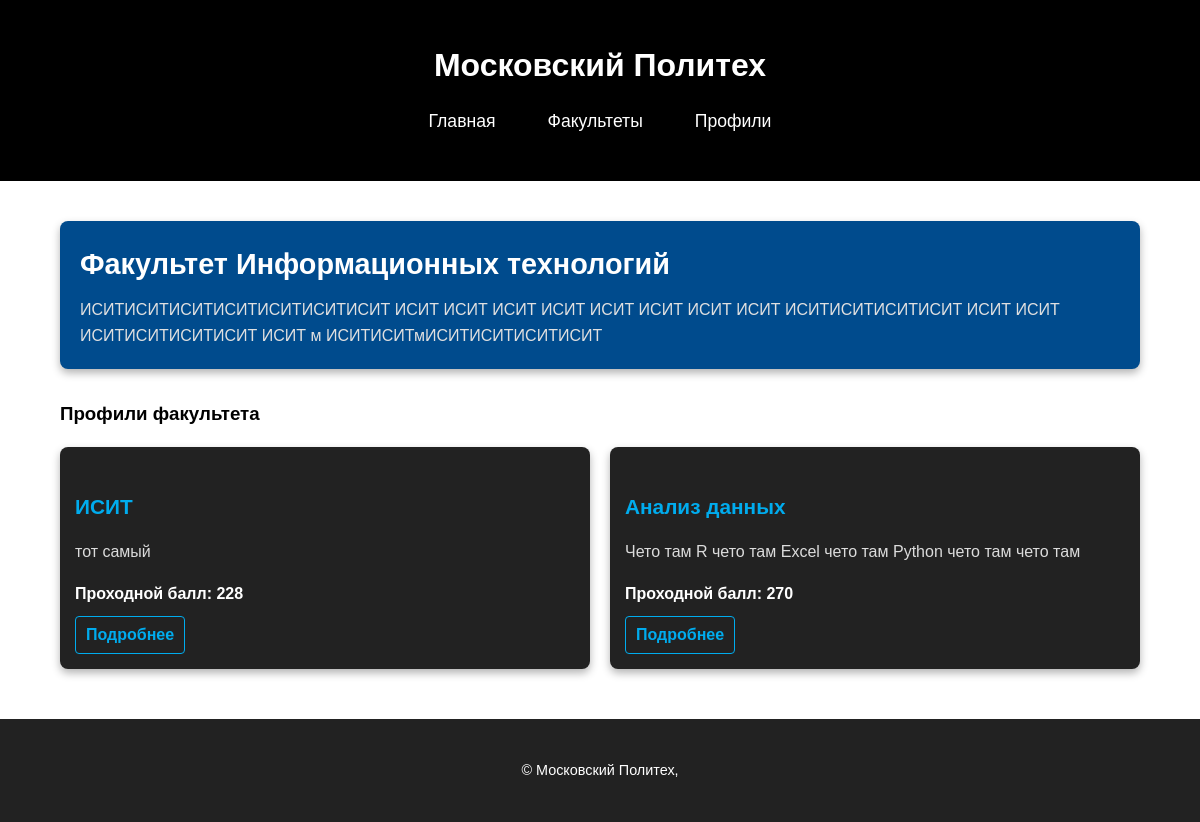
/profiles/faculties/1/, run on the app's committed database.
### profiles/models.py (models this page shows, shortened)
class Faculty(models.Model):
    name = models.CharField(max_length=255, unique=True)
    description = models.TextField()
    direction_type = models.ForeignKey(DirectionType, on_delete=models.CASCADE, related_name='faculties')

class Profile(models.Model):
    name = models.CharField(max_length=255)
    description = models.TextField()
    subjects = models.ManyToManyField(Subject, related_name='profiles')
    similar_profiles = models.ManyToManyField('self', blank=True, null=True, symmetrical=True)
    passing_score = models.PositiveIntegerField(default=0)
    faculty = models.ForeignKey(Faculty, on_delete=models.CASCADE, related_name='profiles')

### profiles/views.py (the view)
# urls.py: path('faculties/<int:faculty_id>/', views.faculty_detail, name='faculties'),
def faculty_detail(request, faculty_id):
    faculty = Faculty.objects.get(id=faculty_id)
    profiles = faculty.profiles.all()
    context = {
        'title': faculty.name,
        'faculty': faculty,
        'profiles': profiles,
    }
    return render(request, 'profiles/faculty.html', context)

### templates/profiles/faculty.html (shortened to what this page needs)
{% load static %}
<!DOCTYPE html>
<html lang="ru">
<head>
    <link rel="stylesheet" href="{% static 'faculty.css' %}">
</head>
<body>
    <header class="header">
        <div class="container">
            <h1 class="header__title">Московский Политех</h1>
            <nav class="header__nav">
                <a href="/" class="nav__link">Главная</a>
                <a href="/faculties/" class="nav__link">Факультеты</a>
                <a href="{% url 'profiles:profiles_list' %}" class="nav__link">Профили</a>
            </nav>
        </div>
    </header>
    <main class="main">
        <div class="container">
            <section class="faculty">
                <h2 class="faculty__name">{{ faculty.name }}</h2>
                <p class="faculty__description">{{ faculty.description }}</p>
            </section>
            <section class="faculty__profiles">
                <h3>Профили факультета</h3>
                <div class="profiles">
                    {% for profile in faculty.profiles.all %}
                    <div class="profile">
                        <h4 class="profile__name">{{ profile.name }}</h4>
                        <p class="profile__description">{{ profile.description }}</p>
                        <p class="profile__score">Проходной балл: {{ profile.passing_score }}</p>
                        <a href="/profiles/{{ profile.id }}/" class="profile__link">Подробнее</a>
                    </div>
                    {% endfor %}
                </div>
            </section>
        </div>
    </main>
    <footer class="footer">
        <div class="container">
            <p class="footer__text">© Московский Политех, {{ year }}</p>
        </div>
    </footer>
</body>
</html>

### static/faculty.css (style rules this page uses)
body { font-family: Arial, sans-serif; color: #000; background-color: #fff; margin: 0; padding: 0; line-height: 1.6; }
.container { width: 90%; max-width: 1200px; margin: 0 auto; padding: 20px; }
.header { background-color: #000; padding: 20px 0; }
.header__title { margin: 0; font-size: 2rem; text-align: center; color: #fff; }
.header__nav { display: flex; justify-content: center; margin-top: 10px; }
.nav__link { color: #fff; text-decoration: none; font-size: 1.1rem; margin: 0 15px; padding: 5px 10px; border: 1px solid transparent; transition: border-color 0.3s ease, background-color 0.3s ease; }
.main { margin-top: 20px; }
.faculty { background-color: #004b8d; padding: 20px; border-radius: 8px; box-shadow: 0 4px 8px rgba(0, 0, 0, 0.3); }
.faculty__name { font-size: 1.8rem; margin: 0 0 10px; color: #fff; }
.faculty__description { font-size: 1rem; color: #e0e0e0; margin: 0; }
.faculty__profiles { margin-top: 30px; }
.profiles { display: grid; grid-template-columns: repeat(auto-fit, minmax(300px, 1fr)); gap: 20px; }
.profile { background-color: #222; padding: 15px; border-radius: 8px; box-shadow: 0 4px 8px rgba(0, 0, 0, 0.3); transition: transform 0.3s ease, box-shadow 0.3s ease; }
.profile__name { font-size: 1.3rem; color: #00acee; margin-bottom: 10px; }
.profile__description { color: #dcdcdc; margin-bottom: 10px; }
.profile__score { font-weight: bold; color: #fff; margin-bottom: 10px; }
.profile__link { display: inline-block; color: #00acee; text-decoration: none; font-size: 1rem; font-weight: bold; padding: 5px 10px; border: 1px solid #00acee; border-radius: 4px; transition: background-color 0.3s ease, color 0.3s ease; }
.footer { background-color: #222; padding: 20px 0; text-align: center; margin-top: 30px; }
.footer__text { color: #fff; margin: 0; font-size: 0.9rem; }

### data on the page
Faculty: name "Факультет Информационных технологий", description "ИСИТИСИТИСИТИСИТИСИТИСИТИСИТ ИСИТ ИСИТ ИСИТ ИСИТ ИСИТ ИСИТ ИСИТ ИСИТ ИСИТИСИТИСИТИСИТ ИСИТ ИСИТ ИСИТИСИТИСИТИСИТ ИСИТ м ИСИТИСИТмИСИТИСИТИСИТИСИТ"
Profile: name "ИСИТ", description "тот самый", passing_score "228"
Profile: name "Анализ данных", description "Чето там R чето там Excel чето там Python чето там чето там", passing_score "270"
